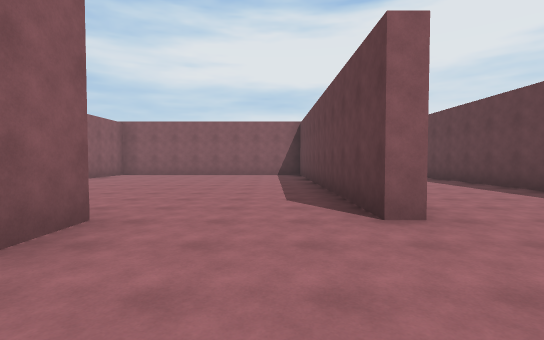
[1] (above)

18 first-person views from a walk through a scene from a Unity 3-D project. The camera is 1.5 m above the floor, tilts 2° down and sees 85° across. The floor is counted in squares, 2.78 m on a side. Each view is taken from the middle of a square. On the plan, view 1 faces up. The plan holds only what a view shows up to about 9 squares ahead; the rest is blank. The player character is not drawn.

[2]
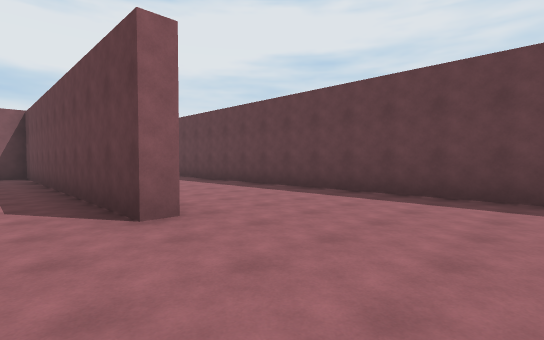

[3]
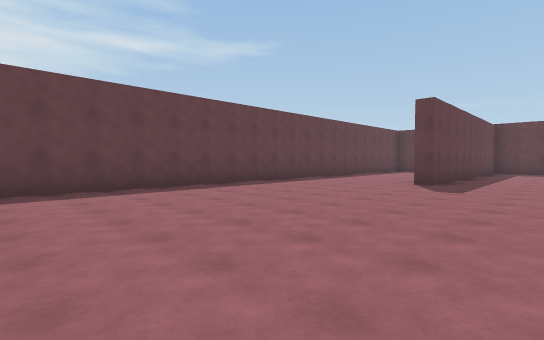

[4]
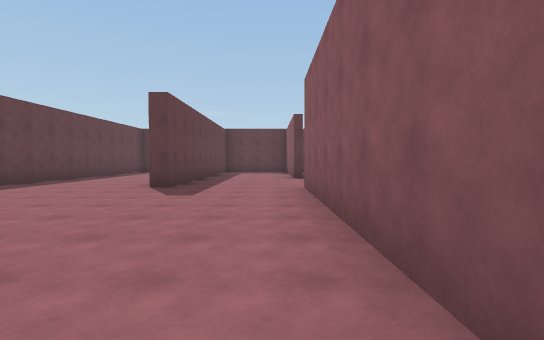

[5]
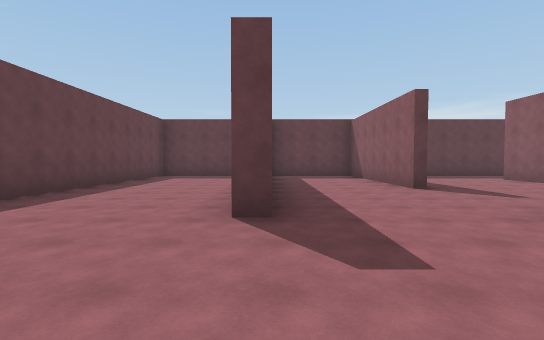

[6]
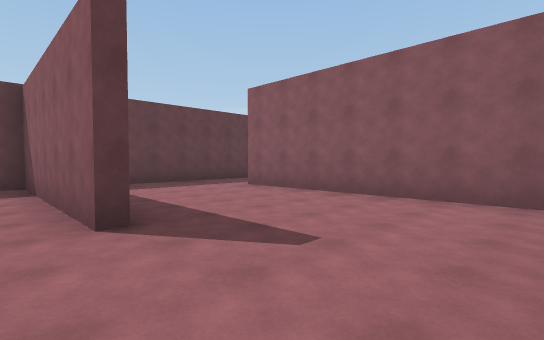

[7]
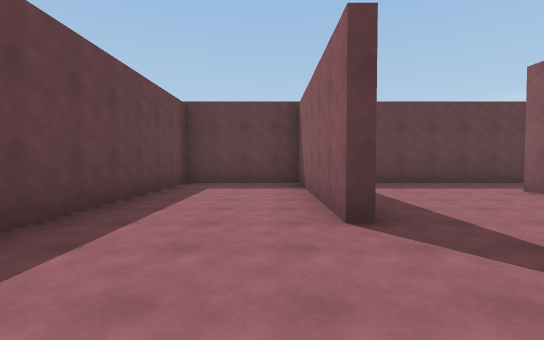

[8]
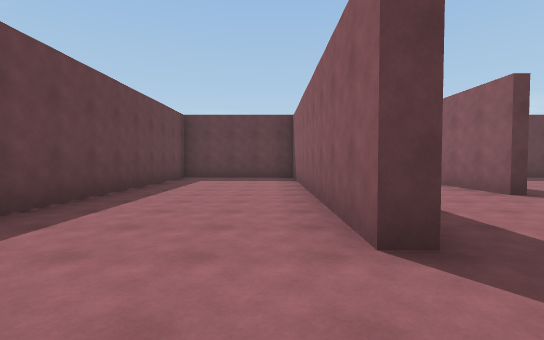

[9]
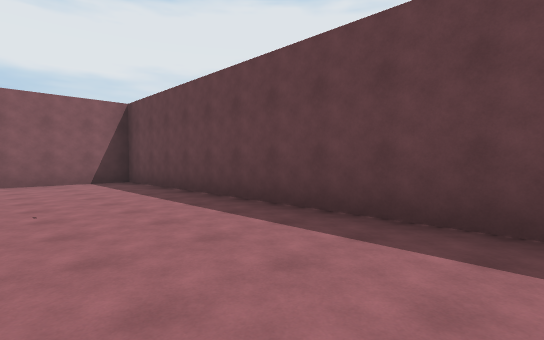

[10]
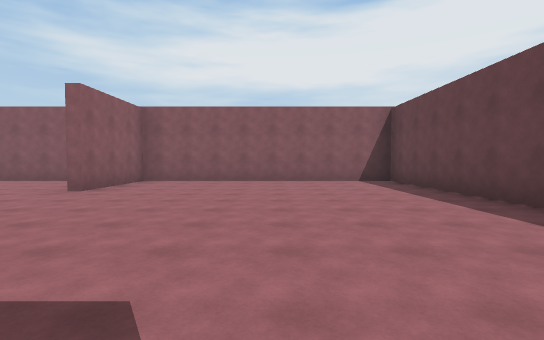

[11]
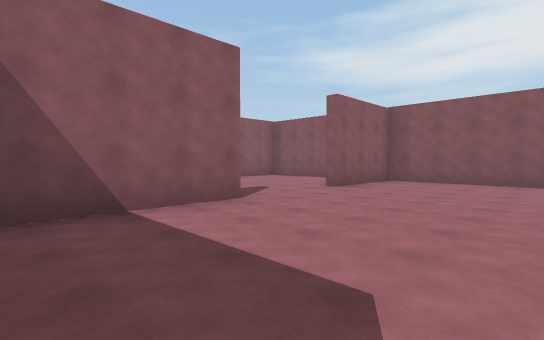

[12]
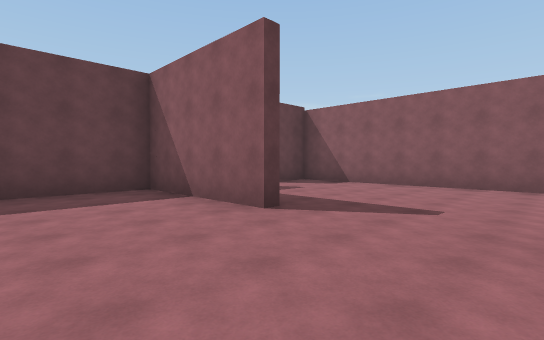

[13]
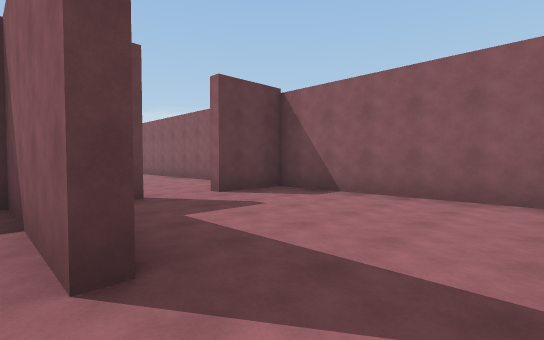

[14]
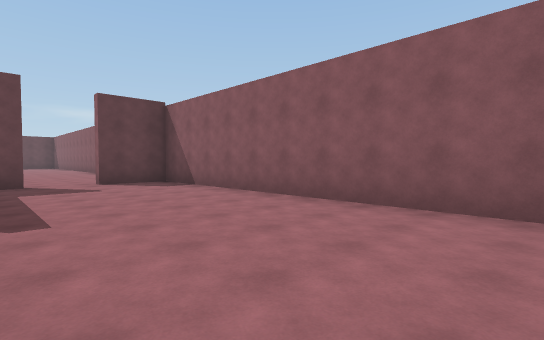

[15]
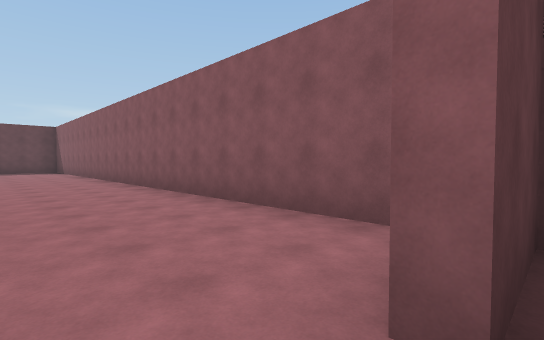

[16]
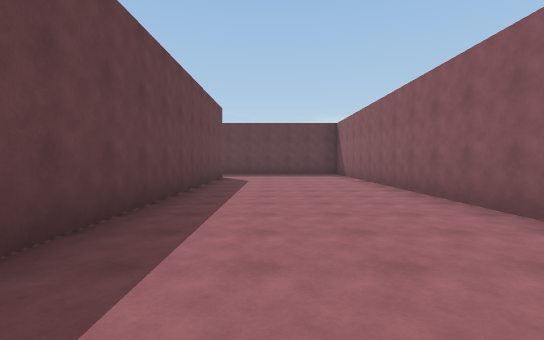

[17]
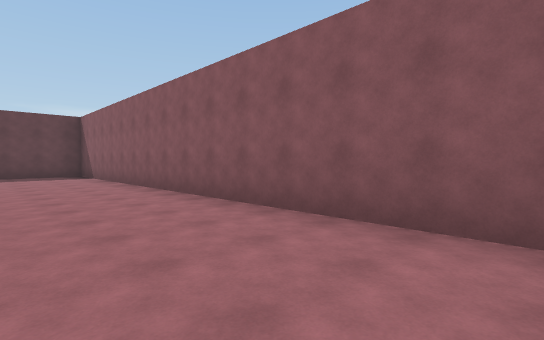

[18]
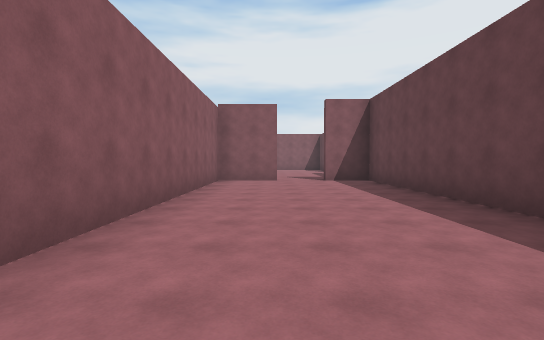

### Floor plan
Ten units are one square. View 1 is at (0, 0); x grows to the right and y downward. Boxes are objects, and circles mark ways between rooms. Rooms are numbered by the first view taken in them; rooms with no view inside come last. Other rooms are left out.
<svg viewBox="-99 -110 150 234">
<path fill="none" stroke="#000" d="M-16 74 -16 119 10 119 10 48 14 48 14 119 46 119 46 -105 22 -105M15 -26 10 -26M-16 -26 -16 46M-53 51 -53 100M-44 119 -34 119M-53 -58 -53 -26 -31 -26M-71 -105 -89 -105M-68 -29 -62 -29M-94 -99 -94 -29 -79 -29M10 -26 10 -105 -53 -105 -53 -80M-55 100 -55 -26M-79 -26 -94 -26 -94 114M-53 -26 -66 -26M-89 119 -44 119"/>
<circle cx="-5" cy="-30" r="3" fill="#2a7"/>
<circle cx="-50" cy="110" r="3" fill="#2a7"/>
<circle cx="-70" cy="-30" r="3" fill="#2a7"/>
<text x="10" y="30">1</text>
<text x="-40" y="-70">2</text>
<text x="-70" y="40">3</text>
</svg>
Room 1 opens to room 2. Room 1 opens to room 3. Room 2 opens to room 3.

Where each view was taken, in squares from view 1:
view 1: 0 up, 0 right, facing up
view 2: 0 up, 0 right, facing up-right
view 3: 2 up, 1 left, facing down-right
view 4: 1 up, 1 left, facing down
view 5: 2 down, 1 right, facing down
view 6: 5 down, 1 left, facing down-left
view 7: 5 down, 1 left, facing down
view 8: 3 down, 2 right, facing down
view 9: 3 up, 2 right, facing up-right
view 10: 3 up, 2 left, facing up
view 11: 3 up, 2 left, facing up-left
view 12: 8 up, 3 left, facing down-left
view 13: 7 up, 5 left, facing down-left
view 14: 10 up, 6 left, facing down-left
view 15: 3 up, 7 left, facing down-left
view 16: 1 down, 7 left, facing down
view 17: 1 down, 7 left, facing down-left
view 18: 5 down, 8 left, facing up
